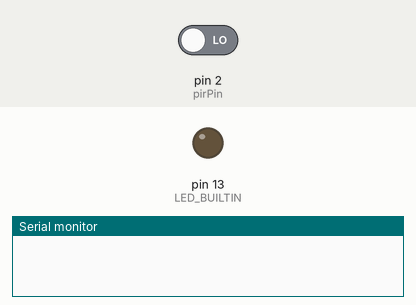
Bench run of a sketch on a simulated Arduino Uno, built with avr-gcc and run on an emulated ATmega328P. Shown: output pins drawn as LEDs (lit = HIGH), the last lines printed to the serial monitor. The test bench sets the inputs (shaded band); at power-on: pin 2 (pirPin) LOW.

Above: at 1.2 s.
1.3 s: pin 2 (pirPin) driven HIGH
At 2.1 s:
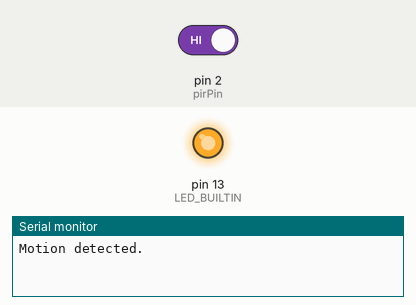
Timing chart, 0 to 4.3 s (numbered marks = the images above; inputs shaded):
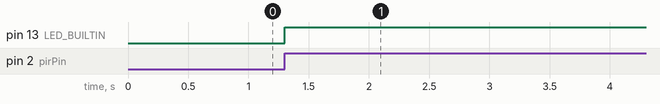

The sketch:

PIR.ino
```cpp
#define pirPin 2
int calibrationTime = 3;
long unsigned int lowIn;
long unsigned int pause = 5000;
boolean lockLow = true;
boolean takeLowTime;
int PIRValue = 0;

void setup() {
   Serial.begin(9600);
   pinMode(pirPin, INPUT);
   pinMode(LED_BUILTIN, OUTPUT);
}

void loop() {
   PIRSensor();
}

void PIRSensor() {
   if(digitalRead(pirPin) == HIGH) {
      if(lockLow) {
         PIRValue = 1;
         lockLow = false;
         Serial.println("Motion detected.");
         digitalWrite(LED_BUILTIN, HIGH);   // turn the LED on (HIGH is the voltage level)
         delay(1000);
         delay(50);
      }
      takeLowTime = true;
   }
   if(digitalRead(pirPin) == LOW) {
      if(takeLowTime){
         lowIn = millis();takeLowTime = false;
      }
      if(!lockLow && millis() - lowIn > pause) {
         PIRValue = 0;
         lockLow = true;
         Serial.println("Motion ended.");
         digitalWrite(LED_BUILTIN, LOW);    // turn the LED off by making the voltage LOW
         delay(1000);
         delay(50);
      }
   }
}
```

Measured:
- after the input at 1.3 s, pin 13 (LED_BUILTIN): LOW → HIGH at once
